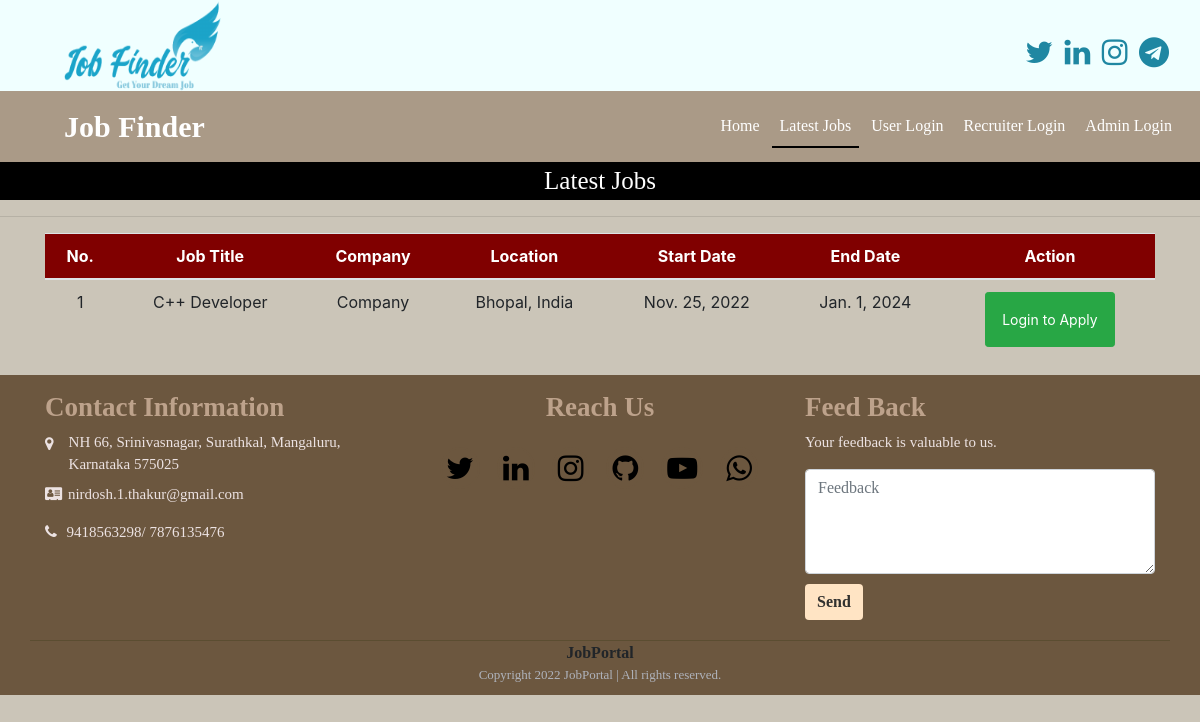
The app's page /latest_jobs, older data.
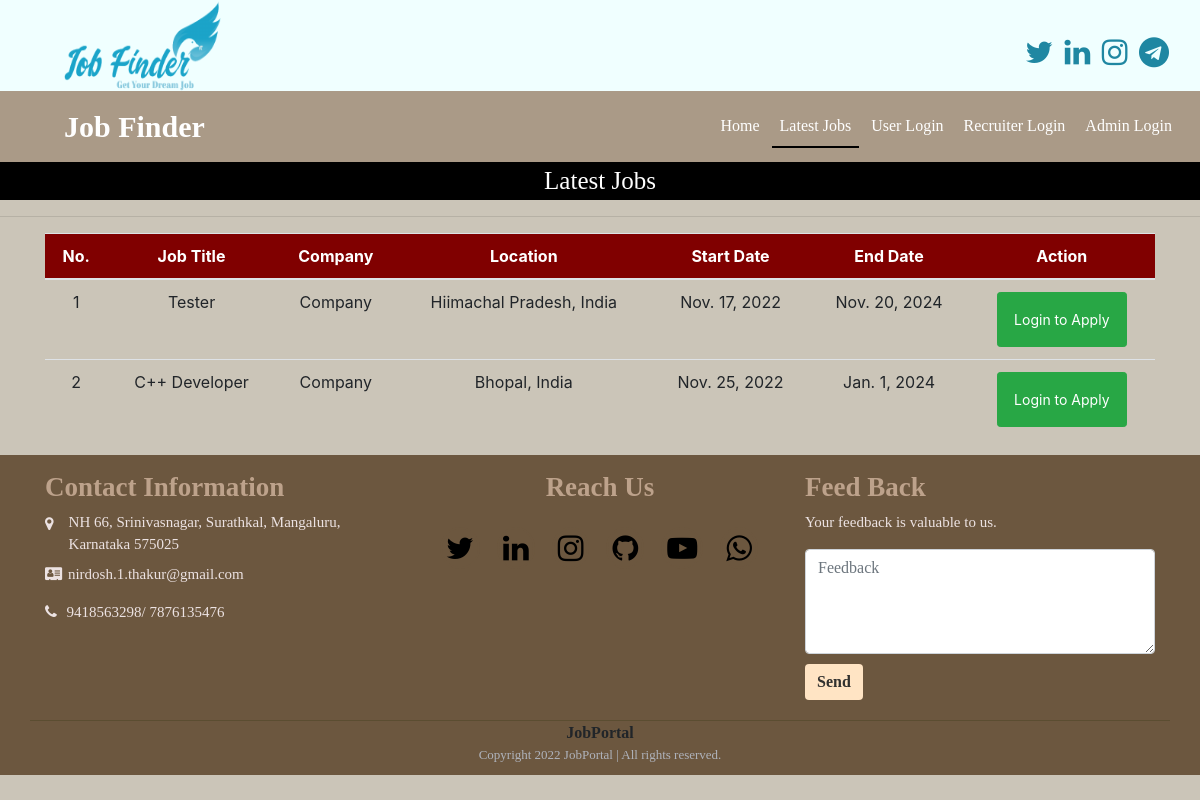
The same page, newer data.
### job/models.py (models this page shows, shortened)
class Job(models.Model):
    recruiter = models.ForeignKey(Recruiter, on_delete=models.CASCADE)
    start_date = models.DateField()
    end_date = models.DateField()
    image = models.FileField(null=True)
    title = models.CharField(max_length=100)
    salary = models.IntegerField()
    description = models.CharField(max_length=200)
    experience = models.CharField(max_length=50)
    location = models.CharField(max_length=100)
    skills = models.CharField(max_length=100)
    creation_date = models.DateField()

class Recruiter(models.Model):
    user = models.ForeignKey(User, on_delete=models.CASCADE)
    mobile = models.CharField(max_length=15, null=True)
    image = models.FileField(null=True)
    gender = models.CharField(max_length=10, null=True)
    company = models.CharField(max_length=50, null=True)
    type = models.CharField(max_length=15, null=True)
    status = models.CharField(max_length=20, null=True)

### job/views.py (the view)
# urls.py: path('latest_jobs', latest_jobs, name="latest_jobs"),
def latest_jobs(request):
    data = Job.objects.all().order_by('start_date')
    d = {'data': data}
    return render(request, 'latest_jobs.html', d)

### job/templates/latest_jobs.html (shortened to what this page needs)
{% load static %}
{% block body %}
{% include 'navigations.html' %}
<div class="bef_log_page" style="font-family:'Monotype Corsiva'; font-size:25px; color: white; background-color: black; text-align: center" value="latest_jobs">
    Latest Jobs
</div>
<hr>
<div class="container">
<table class="table table-hover" id="example">
    <thead>
    <tr style="background-color: maroon; color: white; text-align: center">
        <th>No.</th>
        <th>Job Title</th>
        <th>Company</th>
        <th>Location</th>
        <th>Start Date</th>
        <th>End Date</th>
        <th>Action</th>
    </tr>
    </thead>
    <tbody>
    {% for i in data %}
    <tr style="text-align: center">
        <td>{{forloop.counter}}</td>
        <td>{{i.title}}</td>
        <td>{{i.recruiter.company}}</td>
        <td>{{i.location}}</td>
        <td>{{i.start_date}}</td>
        <td>{{i.end_date}}</td>
        <td><a href="{% url 'user_login' %}" class="btn btn-success btn-sm p-3">Login to Apply</a>
        </td>
    </tr>
    {% endfor %}
    </tbody>
</table>
</div>
{% include 'footer.html' %}
{% endblock %}

Row changes from the older to the newer data that the page shows:
added Job: title "Tester", recruiter.company "Company", location "Hiimachal Pradesh, India", start_date "Nov. 17, 2022", end_date "Nov. 20, 2024"
